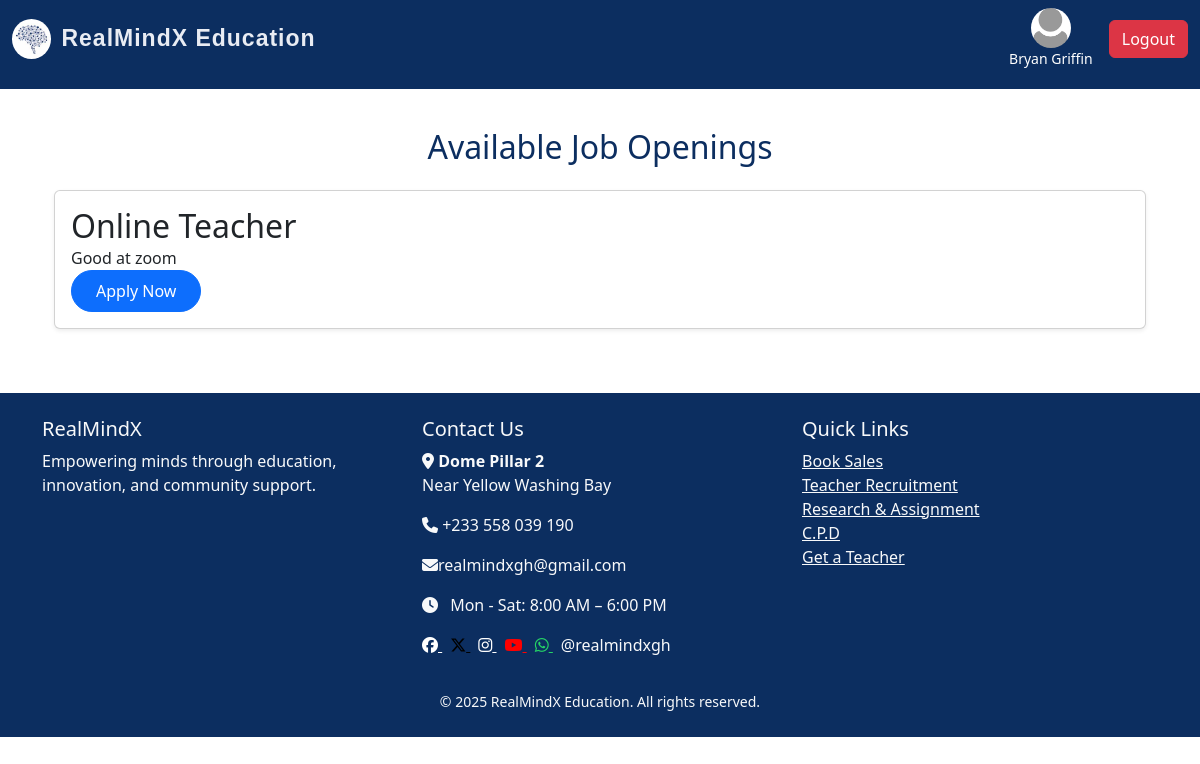
The app's page /job (signed in), older data.
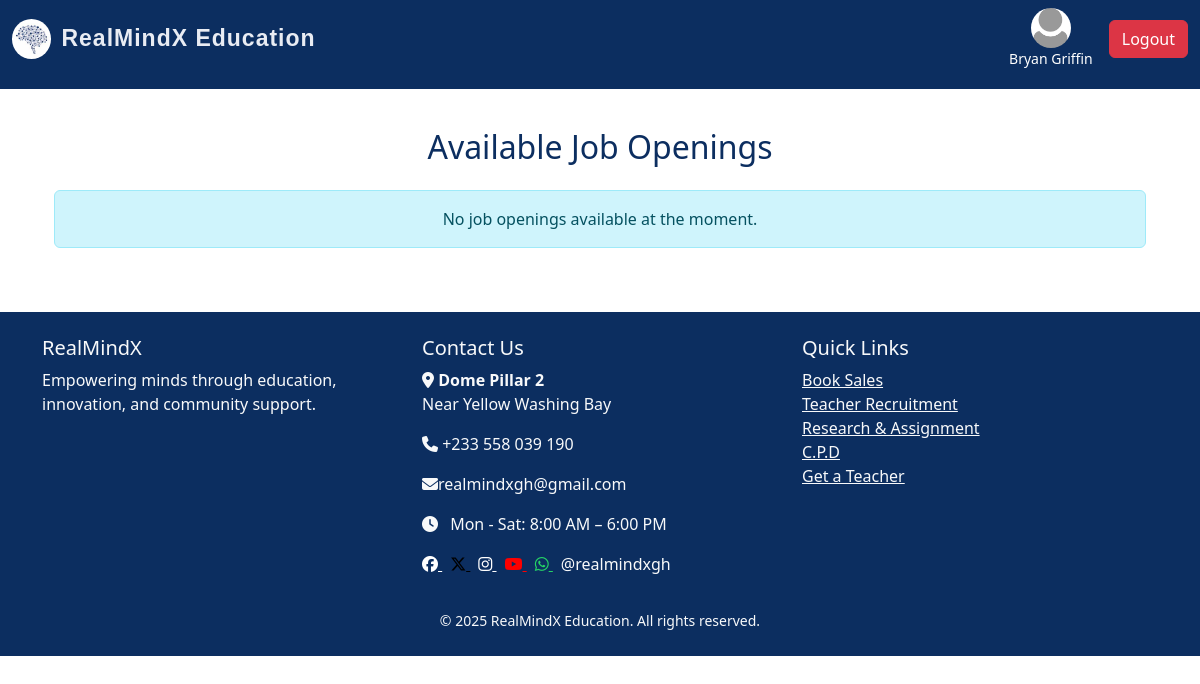
The same page, newer data.
### platform/realmind/models/job.py (models this page shows)
class JobPost(db.Model):
    id = db.Column(db.Integer, primary_key=True)
    title = db.Column(db.String(150), nullable=False)
    description = db.Column(db.Text, nullable=False)
    job_type = db.Column(db.String(50))
    requirements = db.Column(db.Text, nullable=False)
    date_posted = db.Column(db.DateTime, default=datetime.utcnow)
    admin_id = db.Column(db.Integer, db.ForeignKey('admin.id'), nullable=False)
    applications = db.relationship('Application', backref='job', cascade='all, delete-orphan', lazy=True)

### platform/realmind/routes/jobs_routes.py (the view)
@job_bp.route("/job")
def job():
    jobs = JobPost.query.order_by(JobPost.id.desc()).all()
    return render_template("jobs.html", title="Job", jobs=jobs)

### platform/realmind/templates/jobs.html
{% extends 'index.html' %}
{% block content %}
<div class="container mt-4">
    <h2 class="text-center mb-4">Available Job Openings</h2>
    {% for job in jobs %}
    <div class="card mb-3 shadow-sm">
        <div class="card-body">
            <h2 class="card-title">{{ job.title }}</h2>
            <p class="card-title">{{ job.description[:100] }}</p>
            <form action="{{ url_for('user.apply_homepage', job_id=job.id) }}" method="post">
                <button type="submit" class="btn btn-primary rounded-pill px-4 py-2">
                    Apply Now
                </button>
            </form>
        </div>
    </div>
    {% else %}
    <div class="alert alert-info text-center" role="alert">
        No job openings available at the moment.
    </div>
    {% endfor %}
</div>
{% endblock %}

Row changes from the older to the newer data that the page shows:
removed JobPost: title "Online Teacher", description "Good at zoom"
Text that changed along with them:
text now shown: "No job openings available at the moment."
